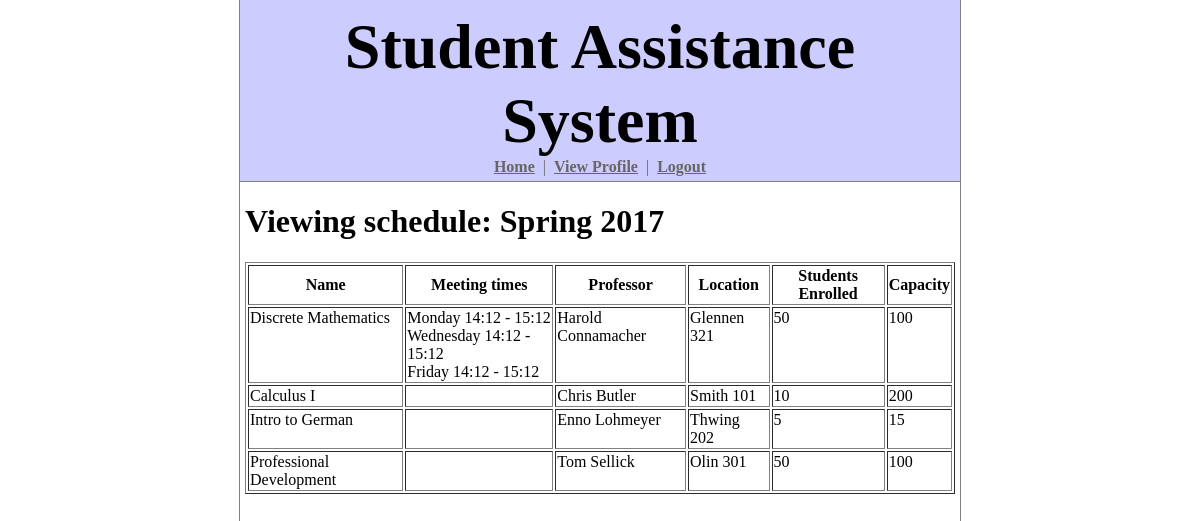
The page / (signed in) on the database its author committed.
### student_assistance_system/models.py (models this page shows, shortened)
class Schedule(models.Model):
    name = models.CharField(max_length=50)
    sections = models.ManyToManyField(Section)
    user = models.ForeignKey(Profile)
    updated = models.DateTimeField(auto_now=True)

class Section(models.Model):
    course = models.ForeignKey(Course)
    capacity = models.IntegerField()
    enrolled = models.IntegerField()
    meeting_times = models.ManyToManyField(MeetingTime)
    professor = models.CharField(max_length=30)
    location = models.CharField(max_length=30)

class Course(models.Model):
    name = models.CharField(max_length=50)
    description = models.CharField(max_length=5000)
    course_number = models.CharField(max_length=3)
    department = models.ForeignKey(Department)
    credit_hours = models.IntegerField()
    prereqs = models.ManyToManyField('self', symmetrical=False)
    also_offered_as = models.ManyToManyField('self')

class MeetingTime(models.Model):
    day = models.IntegerField()
    start_time = models.TimeField()
    end_time = models.TimeField()
    def __unicode__(self):
        return ' '.join((calendar.day_name[self.day],
                         self.start_time.strftime('%H:%M'),
                         '-',
                         self.end_time.strftime('%H:%M')))

### student_assistance_system/views.py (the view)
# urls.py: url(r'^$', views.index, name='index'),
@login_required
def index(request):
    schedules = request.user.profile.schedule_set.all()
    most_recently_updated_schedule = max(schedules, key=lambda s: s.updated) if schedules else None
    return render(request, 'student_assistance_system/index.html', dict(schedule=most_recently_updated_schedule))

### student_assistance_system/templatetags/sas_tags.py (called while the page is built)
@register.inclusion_tag('student_assistance_system/fragments/schedule_view.html')
def schedule_view(schedule):
    return dict(schedule=schedule)

### student_assistance_system/templates/student_assistance_system/index.html (shortened to what this page needs)
{% extends "student_assistance_system/base_site.html" %}
{% load sas_tags %}
{% block content %}
{% if schedule %}
    {% schedule_view schedule %}
{% else %}
    <h1>You have not created any schedules.</h1>
{% endif %}
{% endblock %}

### student_assistance_system/templates/student_assistance_system/fragments/schedule_view.html
<h1>Viewing schedule: {{ schedule.name }}</h1>
<table border="1">
    <tr>
        <th>Name</th>
        <th>Meeting times</th>
        <th>Professor</th>
        <th>Location</th>
        <th>Students Enrolled</th>
        <th>Capacity</th>
    </tr>
    {% for section in schedule.sections.all %}
    <tr>
        <td valign="top">{{ section.course.name }}</td>
        <td valign="top">
            {% for m in section.meeting_times.all %}
                {{m}} <br>
            {% endfor %}
        </td>
        <td valign="top">{{ section.professor }}</td>
        <td valign="top">{{ section.location }}</td>
        <td valign="top">{{ section.enrolled }}</td>
        <td valign="top">{{ section.capacity }}</td>
    </tr>
    {% endfor %}
</table>

### student_assistance_system/static/student_assistance_system/style.css (style rules this page uses)
html, body { height: 100%; margin: 0px; }

### rows shown on the page
Schedule: name "Spring 2017"
Section: course.name "Discrete Mathematics", professor "Harold Connamacher", location "Glennen 321", enrolled "50", capacity "100"
MeetingTime: day+start_time+end_time "Monday 14:12 - 15:12"
MeetingTime: day+start_time+end_time "Wednesday 14:12 - 15:12"
MeetingTime: day+start_time+end_time "Friday 14:12 - 15:12"
Section: course.name "Calculus I", professor "Chris Butler", location "Smith 101", enrolled "10", capacity "200"
Section: course.name "Intro to German", professor "Enno Lohmeyer", location "Thwing 202", enrolled "5", capacity "15"
Section: course.name "Professional Development", professor "Tom Sellick", location "Olin 301", enrolled "50", capacity "100"
